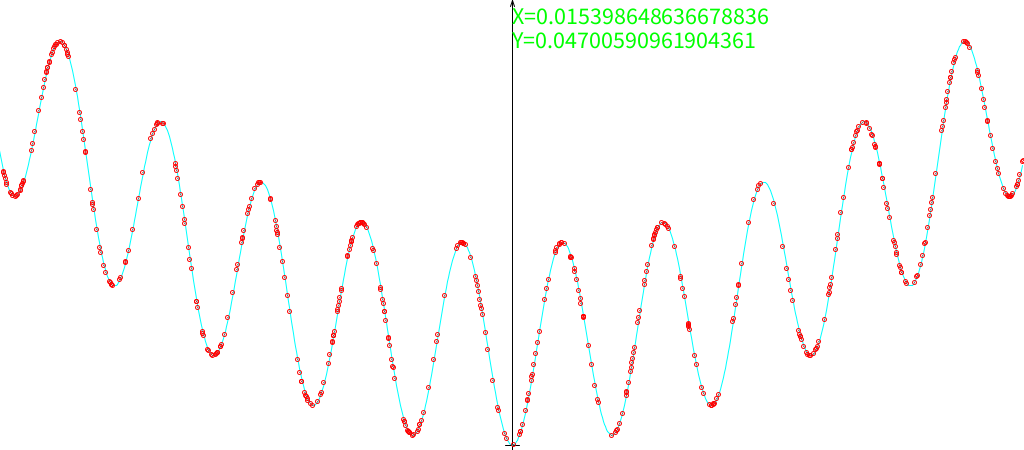
Frame 1 (no input)
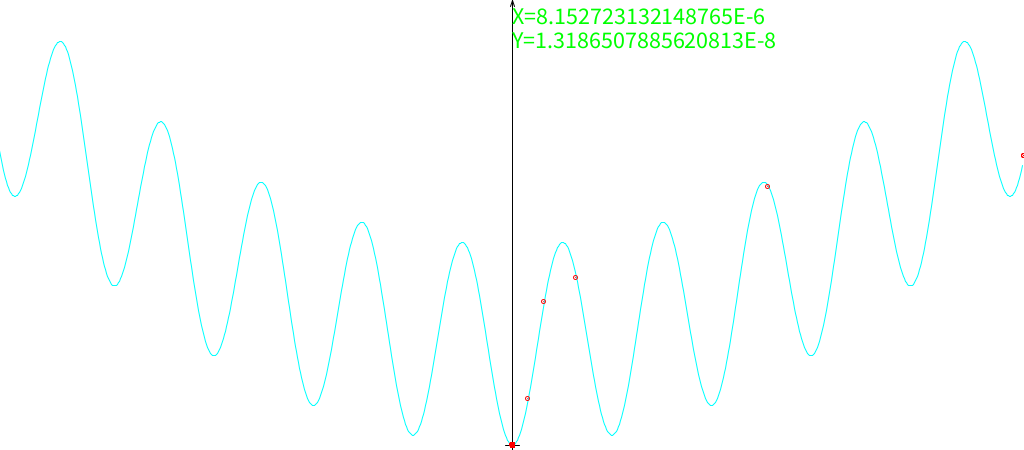
Frame 60 (the mouse pressed at the canvas centre just before this capture)
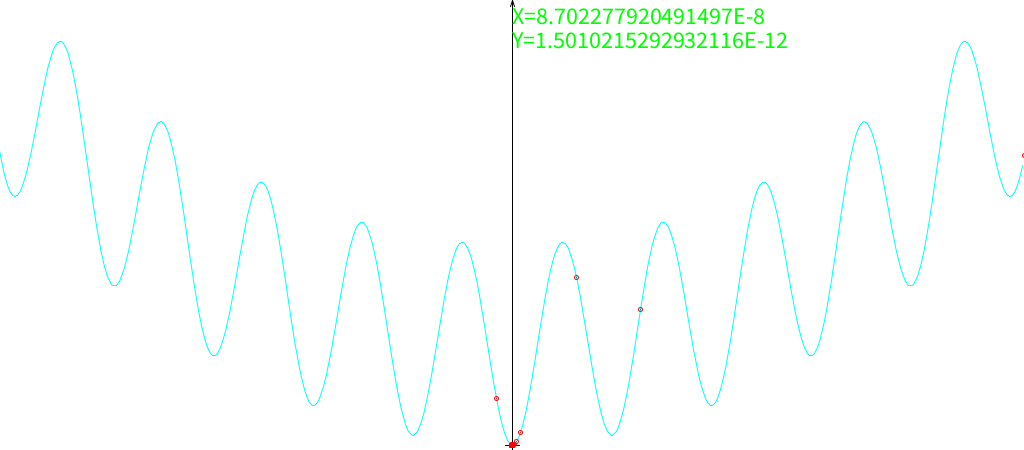
Frame 120 (the mouse held since frame 60 and released just before this capture)

The Processing sketch that drew these frames (run headless with seeded random() and noise(); from frame 60 on, the mouse is pressed at the canvas centre):

// Processing sketch: GA_Gray
// ── GA_Gray.pde
/// A very simple genetic algorithm consisting only of mutations.
//-//////////////////////////////////////////////////////////////
/// @date 2026-10-19 (modified)

import java.lang.Math;

/// @name Parametry algorytmu genetycznego
/// @{
int     TEMPO=10;                  ///< Ile kroków algorytmu na sekundę?
int     population_size=500;       ///< Rozmiar populacji rozwiązań.
float   selection_rate=0.33;       ///< Jaką część populacji wymieniamy w każdej generacji (kroku algorytmu).
float   mutation_rate=0.005;       ///< Jaki jest poziom mutacji (może mieć różne interpretacje!)
boolean use_Gray_code=true;        ///< Czy liczby kodujemy w sposób, który wygładza przestrzeń rozwiązań?
boolean maximize=false;            ///< Czy szukamy maksimum funkcji? Gdy "false" to szukamy minimum.
boolean selection_by_duels=false;  ///< Czy używamy selekcji przez pojedynki czy klasycznej - z sortowaniem.
/// @}

GAPopulation Pop;

/// Jednowymiarowa Funkcja Rastrigina.
/// @details 
/// Wzór matematyczny dla jednej zmiennej wygląda następująco:
///      \(f(x)=10+x^{2}-10\cdot \cos (2\pi x)\)
///      f(X) = 10 + x² - 10cos(2πx)
/// * Zalecany dziedzinowy przedział poszukiwań to `x in [-5.12, 5.12]`. 
///   W tym przedziale funkcja ma jedno wyraźne minimum globalne w punkcie `x = 0`,
///   gdzie wartość wynosi `0`, oraz kilkanaście minimów lokalnych („dolin”, w których 
///   można zobaczyć, że algorytm utknął, jeśli mutacja będzie za mała).
/// * Minimum globalne (Dno): Wynosi dokładnie 0.0 dla punktu `x = 0`.
/// * Maksimum globalne (Szczyt): Wynosi około 40.35 dla punktów \(x \approx \pm 4.523\).
/// * por.: https://www.wikiwand.com/en/Rastrigin_function . Są tam tez odnośniki do 
///   innych funkcji ciekawych jako banchmarki dla algorytmów optymalizacyjnych.
double Rastrigin(double x)
{
  return 10+x*x-10*Math.cos(2*x*Math.PI);
}

void calculate_fitnesses(GAPopulation pop)
{
  for(int i=0;i<pop.all.length;i++)
  {
    double cfit=pop.get_fitness(i);
    if(cfit==-Double.MAX_VALUE) // Jeszcze nie było liczone
    {
      double cx=pop.get_val(i);
      cfit=Rastrigin(cx);
      pop.set_fitness(i,cfit);
    }
  }
}


float zero=-5; ///< Pozycja Y==0 jako współrzędna w oknie.

void draw_function()
{
  stroke(0);
  line(512,height,512,0);
  line(512,0,510,6);
  line(512,0,514,6);
  line(505,zero,519,zero);
  
  int mi=width-1;
  float old_y=(float)Rastrigin(-5.13);
  stroke(0,255,255);
  for(int i=0;i<mi;i++)
  {
    double x=i/100.0-5.12;
    float y=(float)Rastrigin(x); //println(x,y);
    line(i-1,zero-old_y*10,i,zero-y*10);
    old_y=y;
  }
}

/// @name Para wartości aktualnie najlepszego rozwiązania
/// @{
double best_fit=-Double.MAX_VALUE;
double x_best=-Double.MAX_VALUE;
/// @}

void find_the_best(GAPopulation pop)
{
  if(maximize)
  { best_fit=x_best=-Double.MAX_VALUE; }
  else
  { best_fit=x_best=Double.MAX_VALUE; }
  
  for(int i=0;i<pop.all.length;i++)
  if(maximize)
  {
    double fit=pop.all[i].fitness;
    if(fit>best_fit)
    {
      best_fit=fit;
      x_best=pop.get_val(i);
    }
  }
  else
  {
    double fit=pop.all[i].fitness;
    if(fit<best_fit)
    {
      best_fit=fit;
      x_best=pop.get_val(i);
    }
  }
}

// Rysuje populacje.
void draw_population(GAPopulation pop)
{ 
  stroke(255,0,0);noFill();
  for(int i=0;i<pop.all.length;i++)
  {
    float cx=(float)pop.get_val(i)*100+512;
    float cfit=zero-(float)pop.get_fitness(i)*10;
    circle(cx,cfit,4);
    point(cx,cfit);
  }
}

void setup()
{
  //tests();
  size(1024,450);
  zero=height-5;
  Pop=new GAPopulation(population_size,-5.12,5.12,use_Gray_code);
  frameRate(TEMPO);
}

void draw()
{
  background(255);
  // Stan aktualny:
  draw_function();
  calculate_fitnesses(Pop);
  draw_population(Pop);
  
  find_the_best(Pop);
  fill(0,255,0);
  textSize(24);
  text("X="+x_best,width/2,24);
  text("Y="+best_fit,width/2,48);
  println(frameCount,"\tX:\t",x_best,"\tY:\t",best_fit);
  
  // Zmiana stanu:
  if(selection_by_duels)
  {
    Pop.clonal_offspring_by_duels(selection_rate,mutation_rate,maximize);
  }
  else
  {
    Pop.sort_by_fitness(maximize);
    Pop.clonal_offspring(selection_rate,mutation_rate);
  }
}

//-////////////////////////////////////////////////////////////////////////////////////////////////////////
//  https://www.researchgate.net/profile/WOJCIECH_BORKOWSKI - https://github.com/borkowsk/bookProcessingEN
//-////////////////////////////////////////////////////////////////////////////////////////////////////////
//_EOC

// ── GAPopulation.pde
/// Populacja agentów genetycznych do rozwiązywania jednowymiarowych problemów.
//-////////////////////////////////////////////////////////////////////////////
/// @date 2026-10-19 (last modyfikacja)
import java.lang.Math;
import java.util.Arrays;
import java.util.Comparator;

/// @brief "GAgatek" czyli agent algorytmu genetycznego.
/// @details
/// Gagatek to potoczne określenie oznaczające figlarza, łobuziaka lub osobę lekkomyślną, 
/// zdolną do nieodpowiedzialnych wybryków i drobnych wykroczeń.  
/// Synonimami są tu m.in. urwis, ancymonek, ziółko czy spryciarz.
class GAgatek implements Comparable
{
  int       gene; ///< Geny są inicjowane w konstruktorze.
  double fitness; ///< Fitness to dopiero określi środowisko.
  
  GAgatek(int i_gene){ gene=i_gene;fitness=-Double.MAX_VALUE; }
  
  void reset_gene(int i_gene) { gene=i_gene;fitness=-Double.MAX_VALUE; }
  
  //double get_fitness() { return fitness; }
  
  int compareTo(Object o)
  {
    GAgatek other=(GAgatek)o;
    if (this.fitness < other.fitness) return 1;
    if (this.fitness > other.fitness) return -1;
    return 0;
  }
  
}//_EndOfClass

/// Populacja "gagatków" zajmuje się implementacją podstawowych operacji genetycznych.
/// @details Nie implementujemy crossing-over bo w problemach jednowymiarowych nie ma potrzeby jego używania.
class GAPopulation
{
  GAgatek[] all;
  
  double  minx,range; ///< Zakres wartości x w jakim szukamy.
  boolean gray_coded; ///< Czy używamy kodowania Graya?
  
  /// @brief Konstruktor.
  GAPopulation(int population_size,double min_x,double max_x,boolean use_Gray)
  {
    all=new GAgatek[population_size];
    
    minx=min_x;
    range=max_x-min_x;
    gray_coded=use_Gray;
    
    for(int i=0;i<population_size;i++)
    {
      double r=Math.random()*range;
      int as_NKB=map_(r,range);
      int as_gray=toGray(as_NKB);
      
      float f=(float)r; ///< Żeby można było podejrzeć w debugerze różnicę z `r`.
      int as_float=reinterpret(f);
      
      //Test kodowania
      println('*',minx+r,'\t',r,'\t',
              toBin(as_NKB,32),'\t',minx+unmap_(as_NKB,range),'\t',
              toBin(as_gray,32),'\t',minx+unmap_(fromGray(as_gray),range),'\t',
              toBin(as_float,32),'\t',minx+reinterpret(as_float,0f,(float)range) 
              );
              
      if(gray_coded) //TODO Zmienić na enum określający sposób kodowania.
        all[i]=new GAgatek(as_gray);
      else
        all[i]=new GAgatek(as_NKB);
    }
  } 
  
  // Akcesory:
  //==========
  
  /// @brief Odczytanie wartości zakodowanej w genie konkretnego gagenta.
  double get_val(int index)
  {                                      assert(index<all.length);
    int from_gene=all[index].gene;
    if(gray_coded)
      return minx+unmap_(fromGray(from_gene),range);
    else
      return minx+unmap_(from_gene,range);  // NKB
  }
  
  /// @brief Ustawienie nowej wartości fitness uzyskanej "ze środowiska".
  void set_fitness(int index,double new_fitness)
  {                                     assert(index<all.length);
    all[index].fitness=new_fitness;
  }
  
  /// @brief Odczytanie wartości fitness.
  /// @return Wartość ustawioną w set_fitness, a jak jeszcze nie policzone to -Double.MAX_VALUE;
  double get_fitness(int index)
  {                                     assert(index<all.length);
    return all[index].fitness;
  } 

  // GŁÓWNE OPERACJE GENETYCZNE:
  //============================

  /// @brief Sortowanie wg. fitness. @note Wartości dostosowania muszą być już znane dla wszystkich gagatków!
  /// @param maximize - czy szukamy/promujemy maksimum wartości `fitness` czy przeciwnie - minimum (co ma sens przy funkcjach).
  void sort_by_fitness(boolean maximize)
  {
    if(maximize)
      Arrays.sort(all);
    else
      // Kod sortowania odwrotnego (malejąco po fitness):
      Arrays.sort(all, new Comparator() {
        public int compare(Object o1, Object o2) {
          GAgatek g1 = (GAgatek) o1;
          GAgatek g2 = (GAgatek) o2;
          
          // Odwrotne sortowanie: g2 porównujemy z g1
          if (g2.fitness > g1.fitness) return -1;
          if (g2.fitness < g1.fitness) return 1;
          return 0;
        }
      });

    // ZBYT NOWOCZEŚNIE - NAWET Processing 4 tego nie rozumie: 
    //Arrays.sort(all,Comparator.comparingDouble(GAgatek::get_fitness));
    
    // TO DZIAŁA W Processing WERSJI 4.
    //// Sortowanie rosnąco w starszym stylu z dwuparametrową funkcją "lambda":
    //// Trochę to "magiczne" bo funkcje Lambda pochodzą z "arsenału" bardzo profesjonalnego.
    //if(maximize)
    //  Arrays.sort(all, (obiektA, obiektB) -> Double.compare(obiektA.fitness, obiektB.fitness)  );
    //else
    //  Arrays.sort(all, (obiektA, obiektB) -> Double.compare(obiektB.fitness, obiektA.fitness)  );
  }
  
  /// @brief Klonowanie genu. Nowa wartość może być identyczna lub różnić się jednym bitem.
  //double current_mutation_rate=0;
  int max_mutation_index=0; //(int)(1./current_mutation_rate);
  int randomized_clone(int parent_gene)
  {
    int index=(int)random(max_mutation_index);
    if(index<32)
      return switch_bit(parent_gene,index,32); //z mutacją
    else  
      return parent_gene; //Bez mutacji bo trafił poza
  }
  
  /// @brief Produkcja potomstwa najlepiej przystosowanych (tzw. "odcięcie").
  /// @note Zakładamy, że wcześniej policzono fitness i wykonano sortowanie!
  /// @param selection_r - współczynnik selekcji czyli jaka część populacji zostanie bezpowrotnie zastąpiona.
  /// @param mutation_r - jak często zachodzi flip bitu w powstającym klonie gagatka.
  /// @details
  /// Powstaje `population_size*selection_r` nowych agentów będących (niekiedy zmutowanymi) klonami rodziców 
  /// wylosowanych z `population_size*(1-selection_r)` gagatków z "górnej" części tablicy `all`.
  void clonal_offspring(float selection_r,float mutation_r)
  {
    this.max_mutation_index=(int)(1./mutation_r);
    int border=(int)(all.length*(1-selection_r)); ///< Granica od której zaczyna się nowy obszar.
    for(int i=border;i<all.length;i++)
    {
      int parent_index=(int)random(0,border-1);                             assert(parent_index<border);
      int new_gene=randomized_clone(all[parent_index].gene);
      all[i].reset_gene(new_gene); //Przy okazji czyści stary fitness żeby mógł zostać policzony od nowa.
    }
  }
  
  /// @brief Produkcja potomstwa zwycięzców pojedynków losowych par. 
  /// @note Zakładamy, że wcześniej policzono `fitness`, ale nie wykonano sortowania!
  /// @param selection_r - współczynnik selekcji czyli jaka część populacji zostanie bezpowrotnie zastąpiona.
  /// @param mutation_r - jak często zachodzi flip bitu w powstającym klonie gagatka.
  /// @param maximize - czy szukamy/promujemy maksimum wartości `fitness` czy przeciwnie - minimum (co ma sens przy funkcjach).
  /// @details
  /// Powstaje `population_size*selection_r` nowych agentów będących (niekiedy zmutowanymi) klonami rodziców,
  /// którzy wygrali pojedynki na wartość `fitness` w wylosowanych parach. 
  void clonal_offspring_by_duels(float selection_r,float mutation_r,boolean maximize)
  {
    this.max_mutation_index=(int)(1./mutation_r);
    int N=(int)(selection_r*all.length); //Ile nowych potomków, czyli ile pojedynków.
    for(int pair=0;pair<N;pair++)
    {
      GAgatek A=null,B=null;
      int indexA=-1,indexB=-1;
      
      do{ //Losowanie par z uniknięciem walk samobójczych i z nowymi dziećmi.
        indexA=(int)random(all.length);
        indexB=(int)random(all.length);
        A=all[indexA];
        B=all[indexB];
      }while(A.fitness==-Double.MAX_VALUE || B.fitness==-Double.MAX_VALUE || indexB==indexA);
      
      if(maximize) //Czy szukamy maksimum?
      {
        if(A.fitness>B.fitness) //Wygrywa A
          B.reset_gene(randomized_clone(A.gene));
        else //Wygrywa B, nawet jak ma równy fitness. Chodzi o to żeby jakaś "wymiana pokoleń" wciąż zachodziła.
          A.reset_gene(randomized_clone(B.gene));
      }
      else //Alternatywnie szukamy minimum.
      {
        if(A.fitness<B.fitness) //Wygrywa A
          B.reset_gene(randomized_clone(A.gene));
        else //Wygrywa B, nawet jak ma równy fitness. Chodzi o to żeby jakaś "wymiana pokoleń" wciąż zachodziła.
          A.reset_gene(randomized_clone(B.gene));
      }
    }
  }
  
  // MAPOWANIE ZAKRESU 0..maxVal na zakres integerów i z powrotem.
  //==============================================================
  
  /// @brief Szerokość zakresu docelowego (dla int 32 jest to dokładnie 4 294 967 295).
  final double targetRange = (double) Integer.MAX_VALUE - (double) Integer.MIN_VALUE;
        
  /// @brief Prywatne kodowanie wartości double z zakresu 0...maxVal na cały "signed int" 32-bitowy.      
  private int map_(double val, double maxVal) 
  {
        // Zabezpieczenie przed wartościami spoza zakresu [0, maxVal]
        if (val <= 0) return Integer.MIN_VALUE;
        if (val >= maxVal) return Integer.MAX_VALUE;

        // Obliczenie zmapowanej wartości
        double mapped = (double) Integer.MIN_VALUE + (val / maxVal) * targetRange;

        return (int) Math.round(mapped);
  }

  /// @brief Prywatne dekodowanie wartości z int z powrotem na zadany zakres 0...maxVal.
  private double unmap_(int codedVal, double maxVal) 
  {
      // Obliczenie pozycji codedVal w zakresie int (od 0 do 1)
      double percentage = ((double) codedVal - (double) Integer.MIN_VALUE) / targetRange;

      // Skalowanie powrotne do zakresu [0, maxVal]
      double unmapped = percentage * maxVal;

      // Zabezpieczenie przed minimalnymi błędami zaokrągleń zmiennoprzecinkowych
      if (unmapped <= 0) return 0.0;
      if (unmapped >= maxVal) return maxVal;

      return unmapped;
  }
  
}//_EndOfClass

//-////////////////////////////////////////////////////////////////////////////////////////////////////////
//  https://www.researchgate.net/profile/WOJCIECH_BORKOWSKI - https://github.com/borkowsk/bookProcessingEN
//-////////////////////////////////////////////////////////////////////////////////////////////////////////
//_EOC

// ── GAtools.pde
/// Narzędzia bitowe dla algorytmów ewolucyjnych.  
//-//////////////////////////////////////////////
/// @date 2026-10-19 (zmodyfikowany)
// Skomentowane w standardzie Doxygen.

/// Tworzy string z reprezentacją heksadecymalną liczby typu integer (32-bitowy).
/// @param sou - wartość wejściowa.
/// @param USE_BITS - ograniczenie liczby bitów.
public String toHex(int sou,int USE_BITS)
{                                                     assert(USE_BITS <= 32);
  int form=(USE_BITS+3)/4;
  return hex(sou,form);
}

/// Tworzy string z reprezentacją heksadecymalną liczby typu long integer (64 bitowy).
/// @param sou - wartość wejściowa.
/// @param USE_BITS - ograniczenie liczby bitów.
public String toHex(long sou,int USE_BITS)
{                                                     assert(USE_BITS <= 64);
  if(USE_BITS>32)
  {
    int high=(int)(sou>>>32);
    int low =(int)(sou);
    return toHex(high,USE_BITS-32)+"."+toHex(low,32);
  }
  else
    return toHex((int)(sou),USE_BITS);
}

/// Tworzy string z reprezentacją binarną liczby typu integer (32-bitowy).
/// @param sou - wartość wejściowa.
/// @param USE_BITS - ograniczenie liczby bitów.
public String toBin(int sou,int USE_BITS)
{                                                     assert(USE_BITS <= 32);
  return binary(sou,USE_BITS);
}

/// Tworzy string z reprezentacją binarną liczby typu long integer (64 bitowy).
/// @param sou - wartość wejściowa.
/// @param USE_BITS - ograniczenie liczby bitów.
public String toBin(long sou,int USE_BITS)
{                                                     assert(USE_BITS <= 64);
  if(USE_BITS>32)
  {
    int high=(int)(sou>>>32);
    int low =(int)(sou);
    return toBin(high,USE_BITS-32)+"."+toBin(low,32);
  }
  else
    return toBin((int)(sou),USE_BITS);
}

/// @name kodowanie z NKB na kod Graya. 
/// @details
/// Funkcje przyjmują zwykłą liczbę (np. wylosowaną) i zwracają jej reprezentację w kodzie Graya.
/// @{
  
/// Kodowanie 32 bitowej liczby NKB ze znakiem na kod Graya.
/// @param n - liczba ze znakiem zakodowana naturalnie (NKB).
/// @return liczba `n` zakodowana kodem Graya.
public static int toGray(int n) {
    return n ^ (n >>> 1);
}

/// Kodowanie 64 bitowej liczby NKB ze znakiem na kod Graya.
/// @param n - liczba ze znakiem zakodowana naturalnie (NKB).
/// @return liczba `n` zakodowana kodem Graya.
public static long toGray(long n) {
    return n ^ (n >>> 1);
}
/// @}


/// Dekodowanie powrotne z kodu Graya na NKB.
/// @details 
/// Jest to nieco bardziej skomplikowane i wymaga iteracyjnego (lub kaskadowego) nakładania operacji XOR, 
/// ponieważ każdy bit liczby NKB zależy od wszystkich bitów stojących przed nim.
/// Oto najbardziej wydajne, bezpętlowe implementacje bitowe (działające w czasie logarytmicznym).
/// @note Z pomocą Gemini, ale sprawdzone testem.
/// @{

/// Dekodowanie 32 bitowej liczby ze znakiem w kodzie Graya.
/// @param g - liczba zakodowana kodem Graya.
/// @return liczba `g` zdekodowana na kod NKB.
public static int fromGray(int g) {
    g ^= (g >>> 16);
    g ^= (g >>> 8);
    g ^= (g >>> 4);
    g ^= (g >>> 2);
    g ^= (g >>> 1);
    return g;
}

/// Dekodowanie 64 bitowej liczby ze znakiem w kodzie Graya.
/// @param g - liczba zakodowana kodem Graya.
/// @return liczba `g` zdekodowana na kod NKB.
public static long fromGray(long g) {
    g ^= (g >>> 32);
    g ^= (g >>> 16);
    g ^= (g >>> 8);
    g ^= (g >>> 4);
    g ^= (g >>> 2);
    g ^= (g >>> 1);
    return g;
}
/// @}

/// @name Funkcje obrabiające BEZ-ZNAKOWE, 32-bitowe liczby w kodzie Graya.
/// @details
/// W Javie 32-bitowa wartość bez znaku (unsigned int) mieści się w 64-bitowym typie long. 
/// Aby traktować int jako unsigned w kontekście kodu Graya, musimy zadbać o dwie rzeczy:
/// - Przy konwersji do Graya (long -> int) – uciąć wyższe 32 bity, aby operacja XOR nie 
///   uwzględniała śmieci spoza zakresu.
/// - Przy dekodowaniu (int -> long) – potraktować bity z int jako czystą wartość dodatnią 
///   (odciąć rozszerzenie znaku), a następnie przeprowadzić dekodowanie.
/// @{
  
/// Kodowanie liczby z zakresu 0...2^32 na 32 kod Graya. 
/// @param n - zakodowana naturalnie (NKB) liczba nieujemna, nie większa niż 2^32.
/// @return liczba `n` zakodowana kodem Graya.
/// @note Z pomocą Gemini, ale sprawdzone testem.
public static int toGrayU32(long n) 
{
    // Obcinamy long do 32 bitów, aby operować wyłącznie na zakresie unsigned int
    int bin = (int) n;
    // Wykonujemy klasyczną operację Graya na 32 bitach
    return bin ^ (bin >>> 1);
}

/// Dekodowanie zakodowane kodem Graya 32 bitowej liczby na liczbę z zakresu 0...2^32.
/// @param g - liczba zakodowana kodem Graya.
/// @return liczba `g` zdekodowana na NKB.
public static long fromGrayU32(int g) {
    // Krok 1: Dekodujemy kod Graya na poziomie 32 bitów
    g ^= (g >>> 16);
    g ^= (g >>> 8);
    g ^= (g >>> 4);
    g ^= (g >>> 2);
    g ^= (g >>> 1);
    
    // Krok 2: Konwertujemy zdekodowany int na bez-znakowy long (maska 0xFFFFFFFFL)
    return g & 0xFFFFFFFFL;
}
/// @}

/// @name Reinterpretacje bitów int i long na float i double i odwrotnie.
///       ===============================================================
/// @details Mutowanie bitów reprezentacji zmiennoprzecinkowej obciążone jest
///          wieloma możliwościami uzyskania letalnych kombinacji, 
///          przede wszystkim wychodzących poza sensowny dla zadania zakres.
///          Pozwala jednak dojść algorytmowi znacznie bliżej rozwiązania niż
///          mapowanie zakresu na liczbę typu `int` czy nawet `long`.
/// @{
    
    ///@returns wartość z zakresu. Jeśli ciąg bitowy nie daje wartości z zakresu 
    ///         lub jest którąś z nie-liczb to zwracane jest Float.NaN, co można
    ///         sprawdzić warunkiem `if(Float.isNaN(...)) ...`.
    float   reinterpret(int src,float min,float max)
    {
      float val=Float.intBitsToFloat(src);
      if(min<=val && val<=max)
        return val;
      else
        return Float.NaN;
    }
    
    ///@returns wartość z zakresu. Jeśli ciąg bitowy nie daje wartości z zakresu 
    ///         lub jest którąś z nie-liczb to zwracane jest Float.NaN, co można
    ///         sprawdzić warunkiem `if(Float.isNaN(...)) ...`.
    double reinterpret(long src,double min,double max)
    {
      double val=Double.longBitsToDouble(src);
      if(min<=val && val<=max)
        return val;
      else
        return Double.NaN;
    }
    
    ///@returns liczbę typu `int` o takiej samej reprezentacji bitowej jak `src`.
    ///@note jak "reinterpret_cast" w C++.
    int reinterpret(float src)
    {
      return Float.floatToIntBits(src);
    }
    
    ///@returns liczbę typu `long` o takiej samej reprezentacji bitowej jak `src`.
    ///@note jak "reinterpret_cast" w C++.
    long reinterpret(double src)
    {
      return Double.doubleToLongBits(src);
    }
  
/// @}  

/// @name Funkcje kodujące mniejsze geny o długości do 31 bitów w ciągu 64 bitów.
/// @details
/// Do upakowania wielu genów w jednym 64-bitowym ciągu (long) idealnie nadają się operacje na maskach bitowych.
/// W poniższych implementacjach przyjmujemy standardową konwencję, gdzie bit o indeksie 0 to najmniej znaczący bit 
/// (LST, po prawej stronie), a bit 63 to bit najstarszy (po lewej stronie). 
/// @note Poniższe wysoce wydajne, BEZWARUNKOWE funkcje realizują to zadanie, ale nie sprawdzają poprawności parametrów!
/// [Gemini]
/// @{
  
/// Funkcja wycina określoną liczbę bitów (length) zaczynając od pozycji start_pos (włącznie).
/// @details Przesuwa je na sam początek ciągu, zwracając jako czystą wartość int (unsigned).
/// @returns WYEKSTRACHOWANY CIĄGU BITÓW na liczbie typu `int` (32 bity).
public static int get_bits(long value, int pos, int length) 
{                                                                               assert(0<=pos && pos < 64);
    // 1. Przesuwamy interesujące nas bity na samą prawą stronę (pozycję 0)
    long shifted = value >>> pos;
    
    // 2. Tworzymy maskę bitową o żądanej długości (np. dla length=5: 00011111)
    long mask = (1L << length) - 1;
    
    // 3. Wycinamy bity maską i bezpiecznie rzutujemy na int
    return (int) (shifted & mask);
}

/// Funkcja wstawia wartość genu (gene_value) o określonej długości (length) w wybrane miejsce (start_pos) wewnątrz oryginalnego ciągu long. 
/// @note Stare bity na tych pozycjach są całkowicie nadpisywane.
/// @return Zwraca nowy ciąg 64 bitowy na liczbie typu `long`.
public static long put_bits(long old_value, int pos, int length, int put_value)
{                                                                               assert(0<=pos && pos < 64);
    // 1. Tworzymy maskę dla genu (np. dla length=5: 00011111)
    long mask = (1L << length) - 1;
    
    // 2. Czyszczona jest wartość genu ze struktur powyżej 'length' (zabezpieczenie)
    long clean_gene = put_value & mask;
    
    // 3. Tworzymy maskę czyszczącą dla oryginalnej liczby (zera na docelowych pozycjach)
    long clear_mask = ~(mask << pos);
    
    // 4. Czyścimy miejsce w oryginalnej liczbie i wstawiamy przesunięty gen za pomocą OR (|)
    return (old_value & clear_mask) | (clean_gene << pos);
}
/// @}

/// Funkcj3 do odwracania wartości konkretnego bitu (do użycia w mutacjach).
/// @param sou - wartość wejściowa do zmutowania.
/// @param pos - określa w jakiej pozycji flip-flop-ujemy bit.
/// @param USE_BITS - ograniczenie liczby bitów gdzie może zajść zmiana.
/// @return liczba `sou` z odwróconym bitem na pozycji `pos`.
/// @note POZOSTAŁE BITY. TAKŻE TE POWYŻEJ `USE_BITS` NIE ULEGAJĄ ZMIANIE.
/// @{

/// Wersja 32 bitowa.  
public  int switch_bit(int sou,int pos,int USE_BITS)
{
  if(pos>=USE_BITS)
  {
    println(" Mutation outside BITMASK");
    return sou;
  }//else Pozycja jest poprawna.
  
  int bit=0x1<<pos; // Ustawianie pozycji na masce.
  return sou^bit;   // Przełączenie bitu wg. maski. (xor should do the job).
}


/// Wersja 64 bitowa.  
public  long switch_bit(long sou,int pos,int USE_BITS)
{
  if(pos>=USE_BITS)
  {
    println(" Mutation outside BITMASK");
    return sou;
  }//else Pozycja jest poprawna.
  
  long bit=0x1<<pos; // Ustawianie pozycji na masce.
  return sou^bit;    // Przełączenie bitu wg. maski. (xor should do the job).
}
/// @}

/// @name Funkcje do wykonywania crossing-over.
/// @details 
///   Działa prosto przy założeniu upraszczającym, że zawsze początkowa część jest od pierwszego rodzica, 
///   a od pozycji "pos" mamy bity od drugiego rodzica. Jeśli chcesz uzyskać efekt odwrotny to...
///   Zamień kolejność rodziców w wywołaniu!
/// @{
  
/// Crossing over dla chromosomów 32 bitowych.  
public static int cross_over(int parent1, int parent2, int pos) 
{                                                                assert(0<=pos && pos < 32);
    // 1. Tworzymy maskę dla końcowych (młodszych) bitów od pozycji 'pos' w prawo.
    // Np. dla pos = 4, maska to cztery jedynki: 000...0001111
    int mask = (1 << pos) - 1;

    // 2. ~mask zachowuje bity po lewej stronie (starsze) pierwszego rodzica.
    // 3. mask zachowuje bity po prawej stronie (młodsze) drugiego rodzica.
    return (parent1 & ~mask) | (parent2 & mask);
}

/// Crossing over dla chromosomów 64 bitowych.
public static long cross_over(long parent1, long parent2, int pos) 
{                                                                assert(0<=pos && pos < 64);
    // 1. Tworzymy 64-bitową maskę za pomocą literału 1L.
    long mask = (1L << pos) - 1;

    // 2. Łączymy lewą część pierwszego rodzica z prawą częścią drugiego rodzica.
    return (parent1 & ~mask) | (parent2 & mask);
}
/// @}

/// Funkcja testująca zestaw narzędzi dla GA.
void tests()
{
  int testi=0x00FFAA11;
  long testl=0x1100AABBC0DDEEFFl; //0x8100000A000000EFl; //0x1001010110000000l; //0x1100AABBC0DDEEFFl;
  
  println("\nLiczby 32 bitowe ze znakiem:\n============================");
  println("NKB:",testi);
  println("24b:",toHex(testi,24),"\t",toBin(testi,24));
  println("32b:",toHex(testi,32),"\t",toBin(testi,32));
  int gri=toGray(testi);
  println("gri:",toHex(gri,32),"\t",toBin(gri,32));
  int ugr=fromGray(gri);
  println("ugr:",toHex(ugr,32),"\t",toBin(ugr,32));
  
  println("\nLiczby 64 bitowe ze znakiem:\n============================");
  println("NKB:",testl);
  println("24b:",toHex(testl,24),"\t\t\t",toBin(testl,24));
  println("48b:",toHex(testl,48),"\t\t",toBin(testl,48));
  println("64b:",toHex(testl,64),"\t",toBin(testl,64));
  int  _0to24=get_bits(testl,0,24);
  println("0+24b:",toHex(_0to24,32),"\t\t\t\t\t\t    ",toBin(_0to24,32));
  int  _1to15=get_bits(testl,1,14);
  println("1+14b:",toHex(_1to15,32),"\t\t\t\t\t\t   ",toBin(_1to15,32));
  int  _lst4b=get_bits(testl,60,4);
  println("58+4b:",toHex(_lst4b,32),"\t\t",toBin(_lst4b,4));
  long grl=toGray(testl);
  println("gri:",toHex(grl,64),"\t",toBin(grl,64));
  long ugl=fromGray(grl);
  println("ugr:",toHex(ugl,64),"\t",toBin(ugl,64));
  
  println("\nZakodowanie bez znaku liczby z zakresu 0..2^32:\n===============================================");
  long trzyMiliardy=3000000000l;
  int gray_coded_u=toGrayU32(trzyMiliardy);
  println(trzyMiliardy,"=?=",fromGrayU32(gray_coded_u));
  println(toBin(trzyMiliardy,32),"==>",toBin(gray_coded_u,32));
  println(toBin(fromGrayU32(gray_coded_u),32));
  
  println("\nMutacja reprezentacji greyowej:\n===============================");
  int gray_coded_u1=switch_bit(gray_coded_u,0,32);
  println(trzyMiliardy," < ",fromGrayU32(gray_coded_u1));
  println("----------------------------------->",toBin(gray_coded_u1,32));
  
  int gray_coded_u2=switch_bit(gray_coded_u,30,32);
  println(trzyMiliardy," < ",fromGrayU32(gray_coded_u2));
  println("----------------------------------->",toBin(gray_coded_u2,32));
  
  println("Inserted:");
  long after_ins=put_bits(0L,16,32,gray_coded_u);
  println("------------------->",toBin(after_ins,64));
  
  println("\nCrossing over:\n==============");
  println(toBin(gray_coded_u1,32));
  println(toBin(gray_coded_u2,32));
  println("-----------------------------------------------");
  int c1=cross_over(gray_coded_u1,gray_coded_u2,24);
  println(toBin(c1,32)," = ",fromGrayU32(c1));
  int c2=cross_over(gray_coded_u2,gray_coded_u1,24);
  println(toBin(c2,32)," = ",fromGrayU32(c2));
  
  println("\n\nEND of TESTS!");
}

//-////////////////////////////////////////////////////////////////////////////////////////////////////////
//  https://www.researchgate.net/profile/WOJCIECH_BORKOWSKI - https://github.com/borkowsk/bookProcessingPL
//-////////////////////////////////////////////////////////////////////////////////////////////////////////
//_EOC
